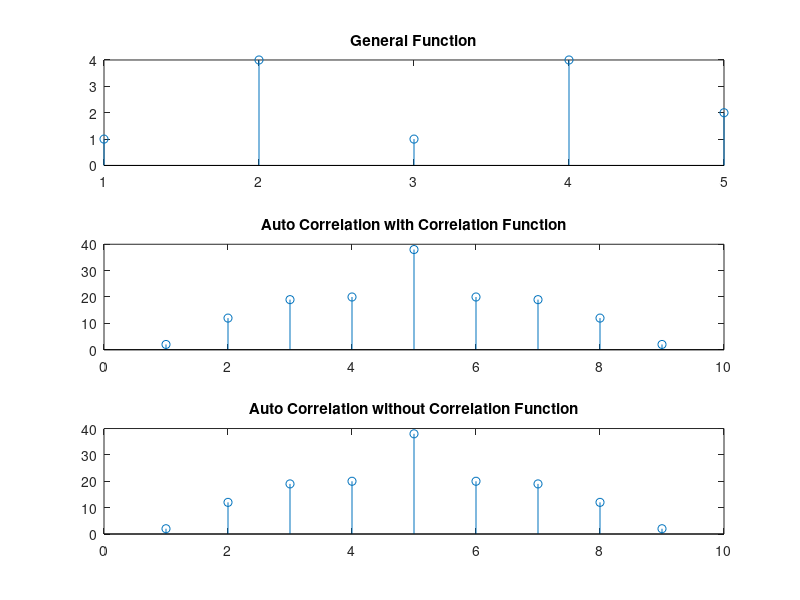

Here is the MATLAB script that generated this plot:
x = [1, 4, 1, 4, 2];
n = length(x);
y = zeros(1, 2*n-1);
z = xcorr(x);
for delay = -n+1:n-1
    if delay <0
        y(delay+n) = sum(x(1:n+delay) .* x(-delay+1:n));
    elseif delay == 0
        y(delay+n) = sum(x.^2);
    else
        y(delay+n) = sum(x(delay+1:n) .* x(1:n-delay));
    end
end
subplot(3,1,1)
stem(x);
title('General Function');
subplot(3,1,2)
stem(z);
title('Auto Correlation with Correlation Function');
subplot(3,1,3)
stem(y);
title('Auto Correlation without Correlation Function');